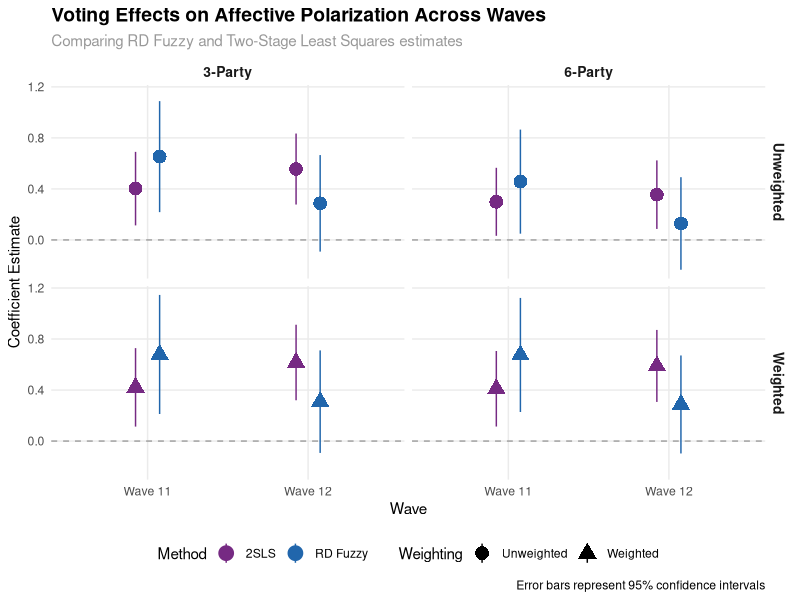

Reproduce this figure in R.
## ---- chunk 1
#| label: fig-results-comparison
#| fig-cap: "Effects of Voting Eligibility and Voting on Affective Polarization Across Waves and Specifications"
#| fig-width: 12
#| fig-height: 8
#| echo: false

library(tidyverse)
library(ggplot2)

# Create the data
results_data <- tibble(
  wave = rep(c("Wave 11", "Wave 12"), each = 16),
  party_measure = rep(c(rep("3-Party", 8), rep("6-Party", 8)), 2),
  weighting = rep(c(rep("Unweighted", 4), rep("Weighted", 4)), 4),
  treatment = rep(c("Eligibility", "Eligibility", "Voting", "Voting"), 8),
  method = rep(c("RD (Sharp)", "ITT Effect", "RD (Fuzzy)", "2SLS"), 8),
  coefficient = c(
    # Wave 11, 3-Party, Unweighted
    0.477, 0.312, 0.653, 0.402,
    # Wave 11, 3-Party, Weighted  
    0.501, 0.339, 0.679, 0.421,
    # Wave 11, 6-Party, Unweighted
    0.342, 0.178, 0.457, 0.299,
    # Wave 11, 6-Party, Weighted
    0.498, 0.317, 0.675, 0.410,
    # Wave 12, 3-Party, Unweighted
    0.164, 0.245, 0.287, 0.556,
    # Wave 12, 3-Party, Weighted
    0.168, 0.265, 0.309, 0.616,
    # Wave 12, 6-Party, Unweighted
    0.066, 0.137, 0.129, 0.355,
    # Wave 12, 6-Party, Weighted
    0.154, 0.254, 0.287, 0.589
  ),
  se = c(
    # Wave 11, 3-Party, Unweighted
    0.160, 0.128, 0.222, 0.147,
    # Wave 11, 3-Party, Weighted
    0.171, 0.136, 0.238, 0.157,
    # Wave 11, 6-Party, Unweighted
    0.147, 0.114, 0.208, 0.136,
    # Wave 11, 6-Party, Weighted
    0.165, 0.131, 0.228, 0.151,
    # Wave 12, 3-Party, Unweighted
    0.119, 0.095, 0.193, 0.142,
    # Wave 12, 3-Party, Weighted
    0.128, 0.105, 0.205, 0.151,
    # Wave 12, 6-Party, Unweighted
    0.112, 0.091, 0.185, 0.137,
    # Wave 12, 6-Party, Weighted
    0.122, 0.100, 0.196, 0.144
  ),
  significance = c(
    # Wave 11, 3-Party, Unweighted
    "**", "*", "**", "**",
    # Wave 11, 3-Party, Weighted
    "**", "*", "**", "**", 
    # Wave 11, 6-Party, Unweighted
    "*", "", "*", "*",
    # Wave 11, 6-Party, Weighted
    "**", "*", "**", "**",
    # Wave 12, 3-Party, Unweighted
    "", "**", "", "***",
    # Wave 12, 3-Party, Weighted
    "", "*", "", "***",
    # Wave 12, 6-Party, Unweighted
    "", "", "", "**",
    # Wave 12, 6-Party, Weighted
    "", "*", "", "***"
  )
) %>%
  mutate(
    ci_lower = coefficient - 1.96 * se,
    ci_upper = coefficient + 1.96 * se,
    sig_level = case_when(
      significance == "***" ~ "p < 0.001",
      significance == "**" ~ "p < 0.01", 
      significance == "*" ~ "p < 0.05",
      TRUE ~ "Not significant"
    ),
    sig_level = factor(sig_level, levels = c("p < 0.001", "p < 0.01", "p < 0.05", "Not significant")),
    treatment_method = paste(treatment, method, sep = " - "),
    wave_party = paste(wave, party_measure, sep = " - "),
    specification = paste(party_measure, weighting, sep = " - ")
  )

# Filter for only RD Fuzzy and 2SLS methods
plot_data <- results_data %>%
  filter(method %in% c("RD (Fuzzy)", "2SLS"))


# Alternative visualization focusing on voting effects only
treatment_plot <- results_data %>%
  filter(method %in% c("RD (Fuzzy)", "2SLS"), treatment == "Voting") %>%
  mutate(
    method_clean = case_when(
      method == "RD (Fuzzy)" ~ "RD Fuzzy",
      method == "2SLS" ~ "2SLS"
    ),
    party_weight = paste(party_measure, weighting, sep = "\n"),
    # Create ordering factor for facets
    party_order = case_when(
      party_measure == "3-Party" ~ 1,
      party_measure == "6-Party" ~ 2
    ),
    party_weight = fct_reorder(party_weight, party_order)
  )

ggplot(treatment_plot, aes(x = wave, y = coefficient, 
                          color = method_clean, shape = weighting)) +
  geom_hline(yintercept = 0, linetype = "dashed", color = "gray50", alpha = 0.7) +
  geom_pointrange(aes(ymin = ci_lower, ymax = ci_upper),
                 position = position_dodge(width = 0.3), size = 1) +
  facet_grid(weighting ~ party_measure) +
  scale_color_manual(values = c("RD Fuzzy" = "#2166ac", "2SLS" = "#762a83"),
                    name = "Method") +
  scale_shape_manual(values = c("Unweighted" = 16, "Weighted" = 17),
                    name = "Weighting") +
  labs(
    title = "Voting Effects on Affective Polarization Across Waves",
    subtitle = "Comparing RD Fuzzy and Two-Stage Least Squares estimates",
    x = "Wave",
    y = "Coefficient Estimate",
    caption = "Error bars represent 95% confidence intervals"
  ) +
  theme_minimal() +
  theme(
    strip.text = element_text(face = "bold", size = 10),
    legend.position = "bottom",
    panel.grid.minor = element_blank(),
    plot.title = element_text(face = "bold", size = 14),
    plot.subtitle = element_text(size = 11, color = "gray60")
  )

